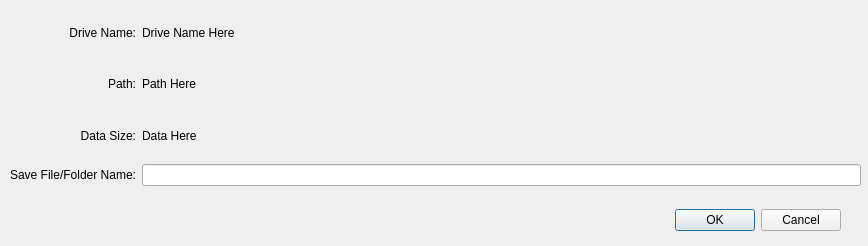
<?xml version="1.0" encoding="UTF-8"?>
<ui version="4.0">
 <class>ConfirmLinkDialog</class>
 <widget class="QDialog" name="ConfirmLinkDialog">
  <property name="geometry">
   <rect>
    <x>0</x>
    <y>0</y>
    <width>868</width>
    <height>246</height>
   </rect>
  </property>
  <property name="windowTitle">
   <string>Confirm Link</string>
  </property>
  <widget class="QDialogButtonBox" name="buttonBox">
   <property name="geometry">
    <rect>
     <x>30</x>
     <y>200</y>
     <width>811</width>
     <height>41</height>
    </rect>
   </property>
   <property name="orientation">
    <enum>Qt::Horizontal</enum>
   </property>
   <property name="standardButtons">
    <set>QDialogButtonBox::Cancel|QDialogButtonBox::Ok</set>
   </property>
  </widget>
  <widget class="QWidget" name="gridLayoutWidget">
   <property name="geometry">
    <rect>
     <x>10</x>
     <y>10</y>
     <width>851</width>
     <height>176</height>
    </rect>
   </property>
   <layout class="QGridLayout" name="gridLayout">
    <item row="1" column="2">
     <widget class="QLabel" name="m_pathConfirmLabel">
      <property name="text">
       <string>Path Here</string>
      </property>
     </widget>
    </item>
    <item row="0" column="0">
     <widget class="QLabel" name="label">
      <property name="minimumSize">
       <size>
        <width>100</width>
        <height>0</height>
       </size>
      </property>
      <property name="maximumSize">
       <size>
        <width>190</width>
        <height>16777215</height>
       </size>
      </property>
      <property name="text">
       <string>Drive Name:</string>
      </property>
      <property name="alignment">
       <set>Qt::AlignRight|Qt::AlignTrailing|Qt::AlignVCenter</set>
      </property>
      <property name="margin">
       <number>10</number>
      </property>
     </widget>
    </item>
    <item row="2" column="0">
     <widget class="QLabel" name="label_4">
      <property name="text">
       <string>Data Size:</string>
      </property>
      <property name="alignment">
       <set>Qt::AlignRight|Qt::AlignTrailing|Qt::AlignVCenter</set>
      </property>
      <property name="margin">
       <number>10</number>
      </property>
     </widget>
    </item>
    <item row="0" column="2">
     <widget class="QLabel" name="m_driveNameConfirmLabel">
      <property name="text">
       <string>Drive Name Here</string>
      </property>
      <property name="wordWrap">
       <bool>true</bool>
      </property>
     </widget>
    </item>
    <item row="3" column="0">
     <widget class="QLabel" name="label_2">
      <property name="text">
       <string>Save File/Folder Name:</string>
      </property>
      <property name="alignment">
       <set>Qt::AlignRight|Qt::AlignTrailing|Qt::AlignVCenter</set>
      </property>
      <property name="margin">
       <number>10</number>
      </property>
     </widget>
    </item>
    <item row="2" column="2">
     <widget class="QLabel" name="m_dataSizeConfirmLabel">
      <property name="text">
       <string>Data Here</string>
      </property>
     </widget>
    </item>
    <item row="1" column="0">
     <widget class="QLabel" name="label_3">
      <property name="text">
       <string>Path:</string>
      </property>
      <property name="alignment">
       <set>Qt::AlignRight|Qt::AlignTrailing|Qt::AlignVCenter</set>
      </property>
      <property name="margin">
       <number>10</number>
      </property>
     </widget>
    </item>
    <item row="3" column="2">
     <widget class="QLineEdit" name="m_dataNameConfirmLabel"/>
    </item>
   </layout>
  </widget>
 </widget>
 <resources/>
 <connections>
  <connection>
   <sender>buttonBox</sender>
   <signal>accepted()</signal>
   <receiver>ConfirmLinkDialog</receiver>
   <slot>accept()</slot>
   <hints>
    <hint type="sourcelabel">
     <x>248</x>
     <y>254</y>
    </hint>
    <hint type="destinationlabel">
     <x>157</x>
     <y>274</y>
    </hint>
   </hints>
  </connection>
  <connection>
   <sender>buttonBox</sender>
   <signal>rejected()</signal>
   <receiver>ConfirmLinkDialog</receiver>
   <slot>reject()</slot>
   <hints>
    <hint type="sourcelabel">
     <x>316</x>
     <y>260</y>
    </hint>
    <hint type="destinationlabel">
     <x>286</x>
     <y>274</y>
    </hint>
   </hints>
  </connection>
 </connections>
</ui>
